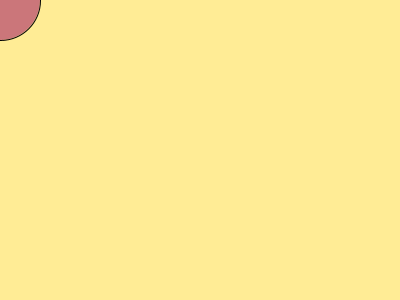
Frame 1 (no input)
Frame 60 (the mouse pressed at the canvas centre just before this capture): identical to frame 1, image omitted
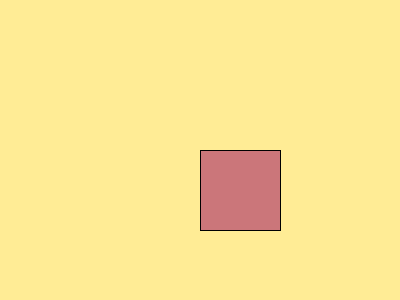
Frame 120 (the mouse held since frame 60 and released just before this capture)

The Processing sketch that drew these frames (run headless with seeded random() and noise(); from frame 60 on, the mouse is pressed at the canvas centre):

// Processing sketch: if___java
// ── if___java.pde
void setup() 
{
  size(400, 300);
  fill(203, 118, 122);
}
 
void draw()
{
  background(255, 236, 149);
 
  if (mouseX < width/2)
  {
    ellipse(mouseX, mouseY, 80, 80);
  }
  else
  {
    rect(mouseX, mouseY, 80, 80);
  }
}
